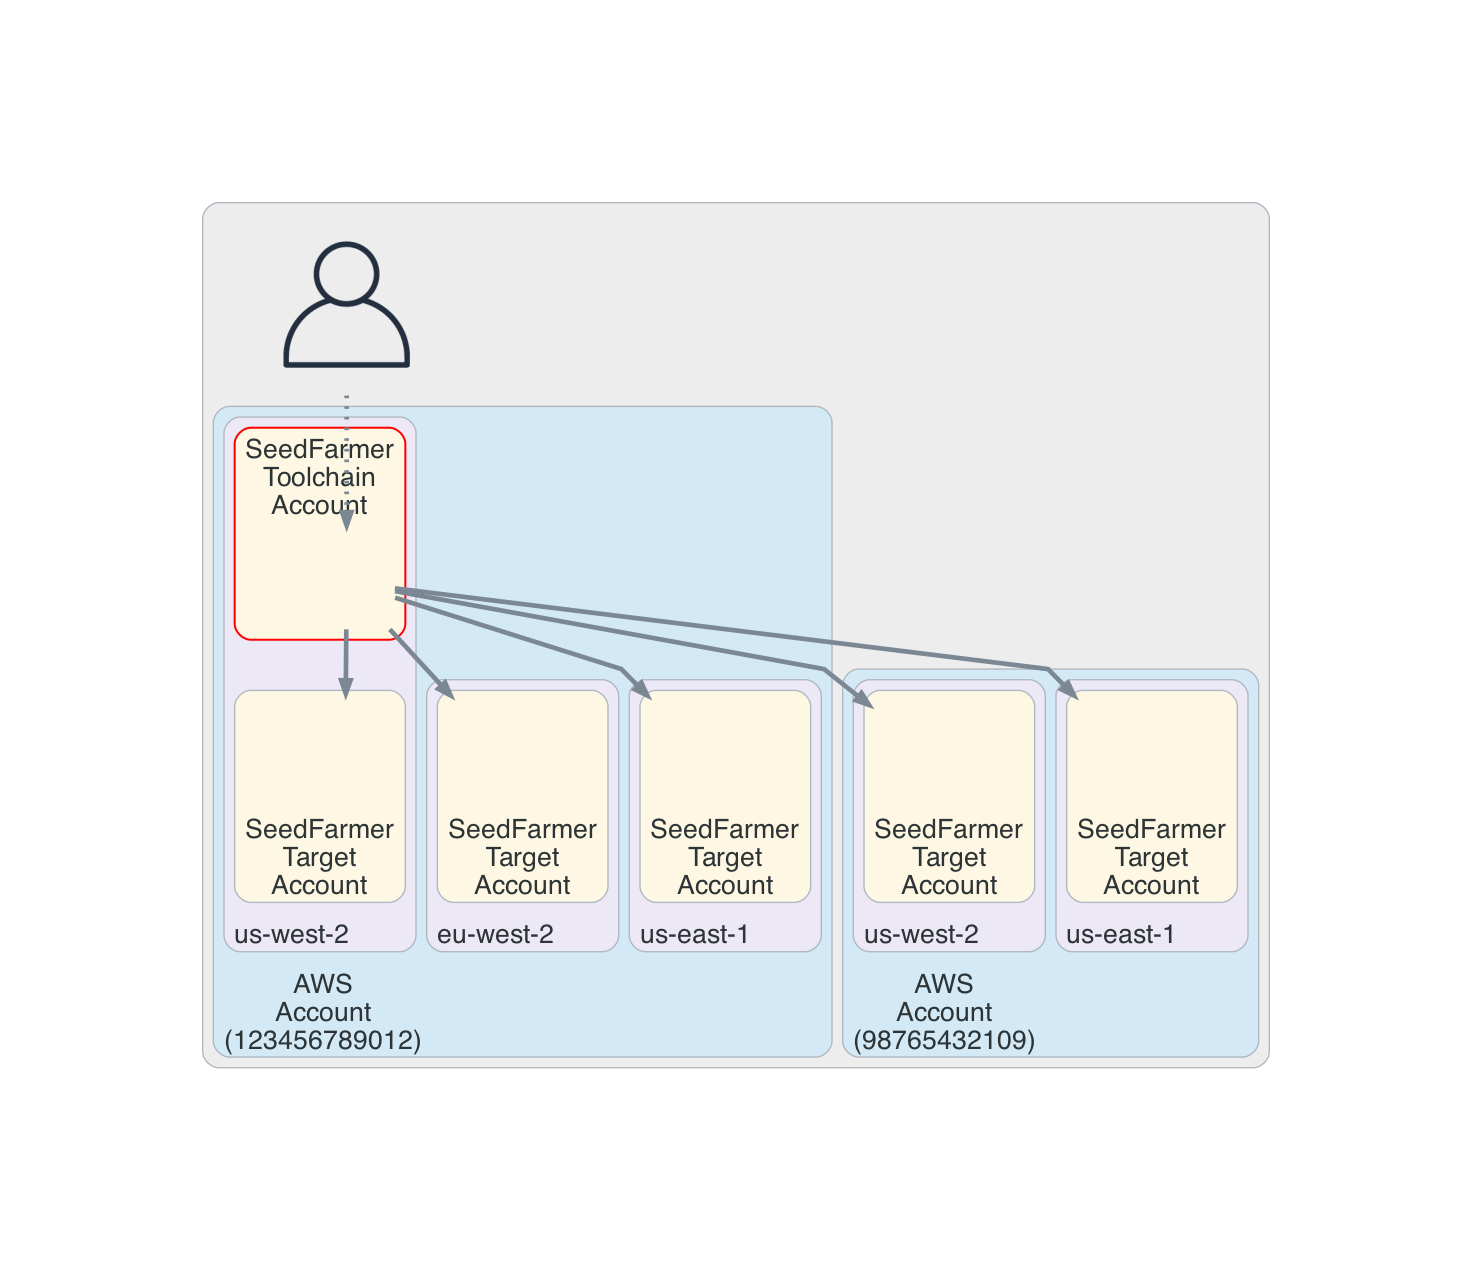

The script that drew this image:
from diagrams import Diagram, Cluster, Edge
from diagrams.aws.security import IAMRole, SecretsManager, KMS
from diagrams.aws.management import SystemsManagerParameterStore
from diagrams.aws.storage import S3
from diagrams.aws.devtools import Codebuild
from diagrams.aws.general import User
from diagrams.generic.blank import Blank

node_attr = {
    "fontsize": "20",
    #"bgcolor": "transparent"
}

graph_attr = {
    "fontsize": "32",
    #"bgcolor": "transparent"
}

with Diagram(
    filename="multi_account_setup",
    direction="TB",
    show=False,
    node_attr={"fontsize": "20"}, 
    graph_attr={"fontsize": "20", 
                "bgcolor": "transparent",
                "splines": "polyline",
                "concentrate": "true"
                },
    edge_attr={"concentrate": "true"}
):
    with Cluster("",graph_attr={"bgcolor": "#EDEDED"}):

        user = User()

        with Cluster("AWS\nAccount\n(98765432109)", graph_attr={"fontsize": "20","bgcolor":"#D3E9F5","labelloc": "b"}):

            with Cluster("us-west-2", graph_attr={"fontsize": "20", "labelloc": "b"}):

                with Cluster("SeedFarmer\nTarget\nAccount", graph_attr={"fontsize": "20", "labelloc": "b"}):
                    blankuswest2backwards = Blank(label="", width="1", height="1", shape="box", style="invis")


            with Cluster("us-east-1", graph_attr={"fontsize": "20", "labelloc": "b"}):
                
                with Cluster("SeedFarmer\nTarget\nAccount", graph_attr={"fontsize": "20", "labelloc": "b"}):
                    blankeast1backwards = Blank(label="", width="1", height="1", shape="box", style="invis")

        with Cluster("AWS\nAccount\n(123456789012)", graph_attr={"fontsize": "20","bgcolor":"#D3E9F5", "labelloc": "b"}):

            with Cluster("us-west-2", graph_attr={"fontsize": "20", "labelloc": "b"}):

                with Cluster("SeedFarmer\nToolchain\nAccount", graph_attr={"fontsize": "20", "pencolor": "red", "penwidth": "1.5", "labelloc": "t"}):
                    blanktoolchain = Blank(label="", width="1", height="1", shape="box", style="invis")

                with Cluster("SeedFarmer\nTarget\nAccount", graph_attr={"fontsize": "20", "labelloc": "b"}):
                    blank2 = Blank(label="", width="1", height="1", shape="box", style="invis")

            with Cluster("eu-west-2", graph_attr={"fontsize": "20","labelloc": "b"}):
                
                with Cluster("SeedFarmer\nTarget\nAccount", graph_attr={"fontsize": "20", "labelloc": "b"}):
                    blankwest2 = Blank(label="", width="1", height="1", shape="box", style="invis")

            with Cluster("us-east-1", graph_attr={"fontsize": "20","labelloc": "b"}):
                
                with Cluster("SeedFarmer\nTarget\nAccount", graph_attr={"fontsize": "20", "labelloc": "b"}):
                    blankeast1 = Blank(label="", width="1", height="1", shape="box", style="invis")









        user >> Edge(penwidth="3.5", style="dotted") >> blanktoolchain
        blanktoolchain >> Edge(penwidth="3.5") >> [blank2, blankwest2,blankeast1 , blankuswest2backwards, blankeast1backwards]
        # blanktoolchain >> Edge(penwidth="3.5") >> blankwest2
        # blanktoolchain >> Edge(penwidth="3.5") >> blankeast1




   
